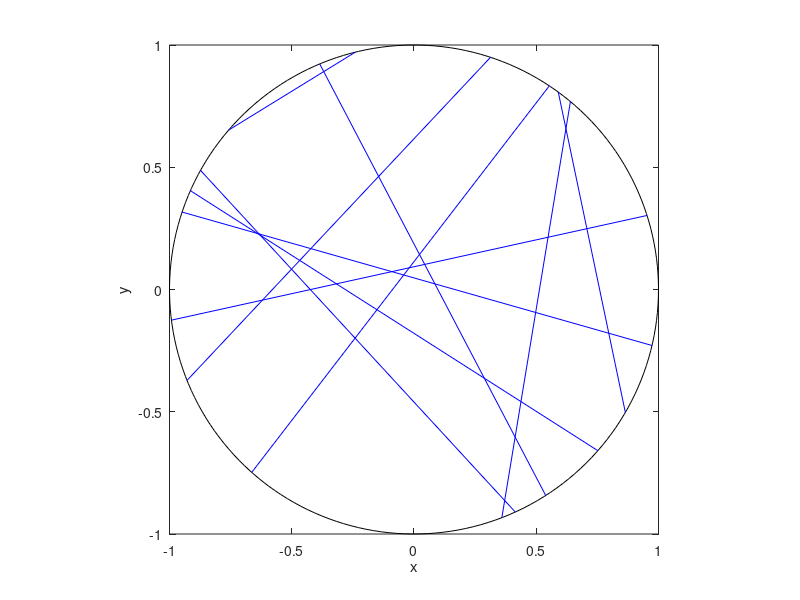

This chart was generated by the following MATLAB code:
% Simulate a uniform Poisson line process on a disk.
% Author: H. Paul Keeler, 2019.

close all; clearvars; clc;

%%%START Parameters START%%%
%Poisson line process parameters
lambda=2; %intensity (ie mean density) of the Poisson line process

%Simulation disk dimensions
xx0=0; yy0=0; %center of disk
r=1; %disk radius
massLine=2*pi*r*lambda; %total measure/mass of the line process
%%%END Parameters END%%%

%%%START Simulate a Poisson line process on a disk START%%%
%Simulate Poisson point process
numbLines=poissrnd(massLine);%Poisson number of lines
theta=2*pi*rand(numbLines,1); %choose angular component uniformly
p=r*rand(numbLines,1); %choose radial component uniformly
q=sqrt(r.^2-p.^2); %distance to circle edge (alonge line)

%calculate trig values
sin_theta=sin(theta);
cos_theta=cos(theta);

%calculate segment endpoints of Poisson line process
xx1=xx0+p.*cos_theta+q.*sin_theta;
yy1=yy0+p.*sin_theta-q.*cos_theta;
xx2=xx0+p.*cos_theta-q.*sin_theta;
yy2=yy0+p.*sin_theta+q.*cos_theta;
%%%END Simulate a Poisson line process on a disk END%%%


%%% START Plotting %%%START
%draw circle
t=linspace(0,2*pi,200);
xp=r*cos(t); yp=r*sin(t);
plot(xx0+xp,yy0+yp,'k');
axis square; hold on;
xlabel('x'); ylabel('y');

%plot segments of Poisson line process
plot([xx1';xx2'],[yy1';yy2'],'b');
%%%END Plotting END%%%
